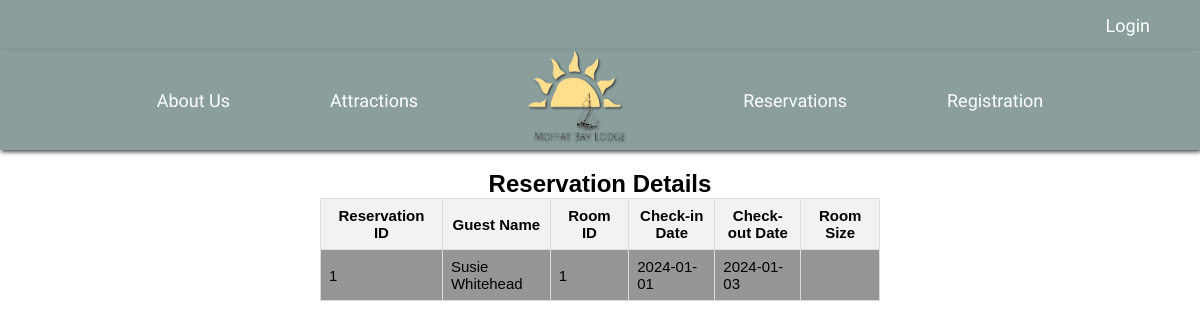
Screenshot of /reservation_details.php?id=1 with the database file from the repository.
### tables this page shows
CREATE TABLE Reservations (
   reservation_id INT AUTO_INCREMENT PRIMARY KEY,
   guest_id INT,
   room_id INT,
   num_of_guests INT,
   check_in_date DATE NOT NULL,
   check_out_date DATE NOT NULL,
   room_size VARCHAR(255) NOT NULL,
   FOREIGN KEY (guest_id) REFERENCES Guests(guest_id),
   FOREIGN KEY (room_id) REFERENCES Rooms(room_id)
);

CREATE TABLE Guests (
   guest_id INT AUTO_INCREMENT PRIMARY KEY,
   first_name VARCHAR(255) NOT NULL,
   last_name VARCHAR(255) NOT NULL,
   telephone VARCHAR(20) NOT NULL,
   email VARCHAR(255) NOT NULL,
   password VARCHAR(255) NOT NULL,
   registration_date DATETIME NOT NULL DEFAULT NOW(),
   last_login_date DATE
);

### reservation_details.php (the view, shortened to what this page needs)
<!DOCTYPE html>
<html lang="en">
<head>
</head>
<body>
    <div class="container">
        <h1>Reservation Details</h1>
        <div class="details-table-container">
            <table class="details-table">
                <thead>
                    <tr>
                        <th>Reservation ID</th>
                        <th>Guest Name</th>
                        <th>Room ID</th>
                        <th>Check-in Date</th>
                        <th>Check-out Date</th>
                        <th>Room Size</th>
                    </tr>
                </thead>
                <tbody>
                    <?php
                    include 'config.php';
                    if (isset($_GET['id']) && ctype_digit($_GET['id'])) {
                        $reservation_id = $_GET['id'];
                        $reservation_id = intval($reservation_id);
                        $query = "SELECT r.*, g.first_name, g.last_name, g.telephone, g.email, rm.room_size
                                  FROM reservations r
                                  INNER JOIN guests g ON r.guest_id = g.guest_id
                                  INNER JOIN Rooms rm ON r.room_id = rm.room_id
                                  WHERE reservation_id = $reservation_id";
                        $result = $con->query($query);
                        if ($result && $result->num_rows > 0) {
                            $row = $result->fetch_assoc();
                            echo "<tr>";
                            echo "<td>" . $row['reservation_id'] . "</td>";
                            echo "<td>" . $row['first_name'] . " " . $row['last_name'] . "</td>";
                            echo "<td>" . $row['room_id'] . "</td>";
                            echo "<td>" . $row['check_in_date'] . "</td>";
                            echo "<td>" . $row['check_out_date'] . "</td>";
                            echo "<td>" . $row['room_size'] . "</td>";
                            echo "</tr>";
                        } else {
                            echo "<tr><td colspan='6'>Reservation not found.</td></tr>";
                        }
                    } else {
                        echo "<tr><td colspan='6'>Invalid reservation ID.</td></tr>";
                    }
                    ?>
                </tbody>
            </table>
        </div>
    </div>
</body>
</html>

### shared/styles.css (style rules this page uses)
* { margin: 0; padding: 0; box-sizing: border-box; }
#navbar { display: flex; justify-content: center; align-items: center; width: 100vw; height: 100px; background-color: #8a9f9c; font-family: "Julius Sans One", sans-serif; filter: drop-shadow(1px 2px 2px #414b4a); }
#login { display: flex; justify-content: right; align-items: center; width: 100vw; height: 50px; background-color: #8a9f9c; font-family: "Julius Sans One", sans-serif; }
#login a { padding: 0px 50px; color: white; text-decoration: none; font-size: large; }
#navbar img { width: 125px; height: 125px; -webkit-filter: drop-shadow(1px 1px 1px #222); filter: drop-shadow(1px 1px 1px #222); }
#navbar a { padding: 0px 50px; color: white; text-decoration: none; font-size: large; }
body { font-family: Arial, sans-serif; margin: 0; padding: 0; display: flex; flex-direction: column; height: 100vh; }
body { font-family: Arial, sans-serif; margin: 0; padding: 0; }
h1 { margin: 0; }
h1 { margin: 0; font-size: 24px; }
.container { max-width: 600px; margin: 0 auto; padding: 20px; }
table { font-family: sans-serif; border-collapse: collapse; width: 90%; margin: auto; }
th { text-align: center; padding: 8px; width: 10%; }
td { border: 1px solid #94978b; text-align: left; padding: 8px; width: 10%; }
tr:nth-child(odd) { background-color: #969794; }

### reservation_details.php (style rules this page uses)
.container { text-align: center; padding: 20px; }
h1 { font-size: 24px; margin-bottom: 20px; }
.details-table-container { overflow-x: auto; }
.details-table { width: 100%; border-collapse: collapse; font-size: 15px; }
.details-table th, .details-table td { border: 1px solid #dddddd; padding: 8px; }
.details-table th { background-color: #f2f2f2; }

### rows the page displays
reservations: reservation_id "1", guest.first_name "Susie", guest.last_name "Whitehead", room "1", check_in_date "2024-01-01", check_out_date "2024-01-03"
